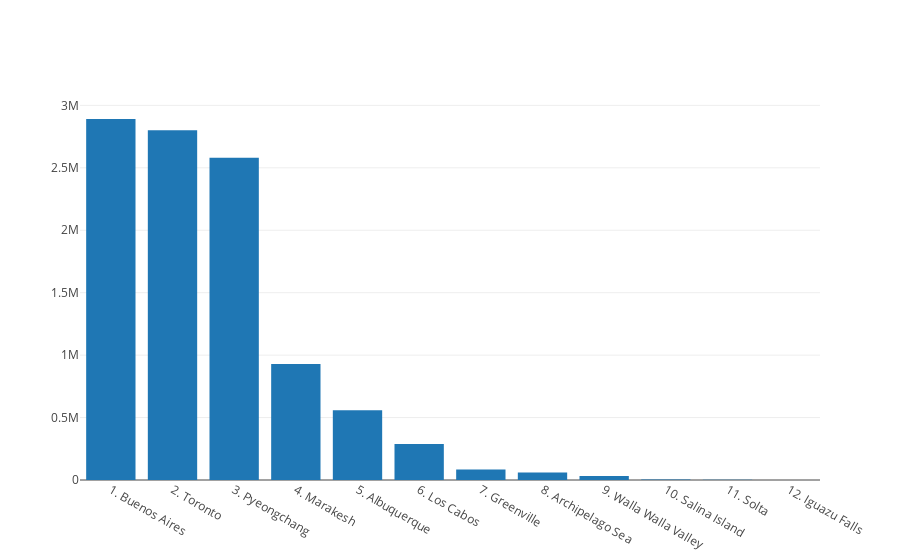

Here is the notebook cell this chart was saved with:
### Markdown cell above
Great! Now we can begin to plot this data. Again, we'll used matplotlib to create a bar graph with our cities and their respective population data. To do this, we use the `.bar()` function and pass in our x-axis and y-axis values, add a label and title (if we want), and finally we call the `.show()` method from matplotlib to view our new bar graph. 

> **Note:** In the example below, we are adding a custom rotation for our x-axis labels so that they do not overlap.

### Code cell
trace_pop = {'x':names_and_ranks,
         'y': city_populations,
         'type': 'bar',
         'name': 'Population'}

plotly.offline.init_notebook_mode(connected=True)
plotly.offline.iplot([trace_pop])

#plt.bar(range(0,len(names_and_ranks)), city_populations)
#plt.xticks(range(0,len(names_and_ranks)), names_and_ranks, rotation='vertical')
#plt.ylabel('Population')
#plt.title('City Populations')
#plt.show()

### Figure 1 — Plotly figure (JSON) as saved in the notebook; plotly's stock layout.template omitted (floating-point values rounded to 4 significant figures)
{"data": [{"name": "Population", "type": "bar", "uid": "a59c65af-1546-475b-98d1-e72913724288", "x": ["1. Buenos Aires", "2. Toronto", "3. Pyeongchang", "4. Marakesh", "5. Albuquerque", "6. Los Cabos", "7. Greenville", "8. Archipelago Sea", "9. Walla Walla Valley", "10. Salina Island", "11. Solta", "12. Iguazu Falls"], "y": [2891000, 2800000, 2581000, 928850, 559277, 287651, 84554, 60000, 32237, 4000, 1700, 0]}], "layout": {}}
